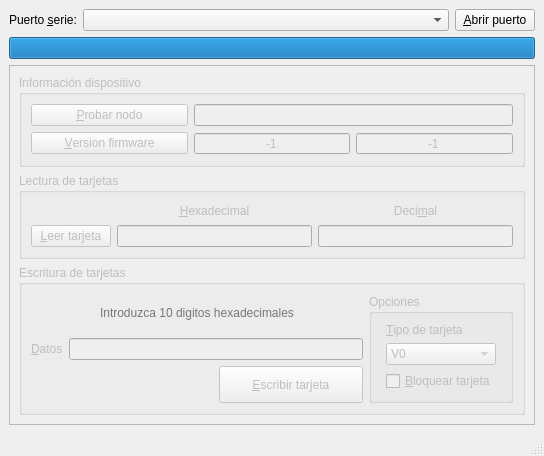
<ui version="4.0" >
 <class>MainWindow</class>
 <widget class="QMainWindow" name="MainWindow" >
  <property name="geometry" >
   <rect>
    <x>0</x>
    <y>0</y>
    <width>544</width>
    <height>456</height>
   </rect>
  </property>
  <property name="windowTitle" >
   <string>MainWindow</string>
  </property>
  <widget class="QWidget" name="centralwidget" >
   <layout class="QGridLayout" >
    <item row="0" column="0" >
     <widget class="QLabel" name="label" >
      <property name="sizePolicy" >
       <sizepolicy vsizetype="Preferred" hsizetype="Minimum" >
        <horstretch>0</horstretch>
        <verstretch>0</verstretch>
       </sizepolicy>
      </property>
      <property name="text" >
       <string>Puerto &amp;serie:</string>
      </property>
      <property name="buddy" >
       <cstring>puerto</cstring>
      </property>
     </widget>
    </item>
    <item row="0" column="1" >
     <widget class="QComboBox" name="puerto" >
      <property name="sizePolicy" >
       <sizepolicy vsizetype="Fixed" hsizetype="Expanding" >
        <horstretch>0</horstretch>
        <verstretch>0</verstretch>
       </sizepolicy>
      </property>
     </widget>
    </item>
    <item row="0" column="2" >
     <widget class="QPushButton" name="botonAbrirPuerto" >
      <property name="text" >
       <string>&amp;Abrir puerto</string>
      </property>
     </widget>
    </item>
    <item row="1" column="0" colspan="3" >
     <widget class="QProgressBar" name="feedbackBar" >
      <property name="layoutDirection" >
       <enum>Qt::LeftToRight</enum>
      </property>
      <property name="autoFillBackground" >
       <bool>true</bool>
      </property>
      <property name="maximum" >
       <number>1</number>
      </property>
      <property name="value" >
       <number>1</number>
      </property>
      <property name="alignment" >
       <set>Qt::AlignLeading|Qt::AlignLeft|Qt::AlignVCenter</set>
      </property>
      <property name="orientation" >
       <enum>Qt::Horizontal</enum>
      </property>
      <property name="format" >
       <string/>
      </property>
     </widget>
    </item>
    <item row="2" column="0" colspan="3" >
     <widget class="QFrame" name="framePadre" >
      <property name="enabled" >
       <bool>false</bool>
      </property>
      <property name="frameShape" >
       <enum>QFrame::StyledPanel</enum>
      </property>
      <property name="frameShadow" >
       <enum>QFrame::Raised</enum>
      </property>
      <layout class="QGridLayout" >
       <item row="0" column="0" >
        <widget class="QGroupBox" name="groupBox" >
         <property name="title" >
          <string>Información dispositivo</string>
         </property>
         <layout class="QGridLayout" >
          <item row="0" column="0" >
           <widget class="QPushButton" name="botonTestNodo" >
            <property name="text" >
             <string>&amp;Probar nodo</string>
            </property>
           </widget>
          </item>
          <item row="0" column="1" colspan="2" >
           <widget class="QLineEdit" name="resultadoTest" >
            <property name="alignment" >
             <set>Qt::AlignCenter</set>
            </property>
           </widget>
          </item>
          <item row="1" column="0" >
           <widget class="QPushButton" name="botonVersion" >
            <property name="text" >
             <string>&amp;Version firmware</string>
            </property>
           </widget>
          </item>
          <item row="1" column="1" >
           <widget class="QSpinBox" name="version0" >
            <property name="alignment" >
             <set>Qt::AlignCenter</set>
            </property>
            <property name="readOnly" >
             <bool>true</bool>
            </property>
            <property name="buttonSymbols" >
             <enum>QAbstractSpinBox::NoButtons</enum>
            </property>
            <property name="minimum" >
             <number>-1</number>
            </property>
            <property name="maximum" >
             <number>9999999</number>
            </property>
            <property name="value" >
             <number>-1</number>
            </property>
           </widget>
          </item>
          <item row="1" column="2" >
           <widget class="QSpinBox" name="version1" >
            <property name="alignment" >
             <set>Qt::AlignCenter</set>
            </property>
            <property name="readOnly" >
             <bool>true</bool>
            </property>
            <property name="buttonSymbols" >
             <enum>QAbstractSpinBox::NoButtons</enum>
            </property>
            <property name="minimum" >
             <number>-1</number>
            </property>
            <property name="maximum" >
             <number>9999999</number>
            </property>
            <property name="value" >
             <number>-1</number>
            </property>
           </widget>
          </item>
         </layout>
        </widget>
       </item>
       <item row="1" column="0" >
        <widget class="QGroupBox" name="groupBox_2" >
         <property name="title" >
          <string>Lectura de tarjetas</string>
         </property>
         <layout class="QGridLayout" >
          <item row="0" column="1" >
           <widget class="QLabel" name="label_3" >
            <property name="text" >
             <string>&amp;Hexadecimal</string>
            </property>
            <property name="alignment" >
             <set>Qt::AlignCenter</set>
            </property>
            <property name="buddy" >
             <cstring>leidoHex</cstring>
            </property>
           </widget>
          </item>
          <item row="0" column="2" >
           <widget class="QLabel" name="label_4" >
            <property name="text" >
             <string>Deci&amp;mal</string>
            </property>
            <property name="alignment" >
             <set>Qt::AlignCenter</set>
            </property>
            <property name="buddy" >
             <cstring>leidoDec</cstring>
            </property>
           </widget>
          </item>
          <item row="1" column="0" >
           <widget class="QPushButton" name="botonLeerTarjeta" >
            <property name="sizePolicy" >
             <sizepolicy vsizetype="Minimum" hsizetype="Fixed" >
              <horstretch>0</horstretch>
              <verstretch>0</verstretch>
             </sizepolicy>
            </property>
            <property name="text" >
             <string>&amp;Leer tarjeta</string>
            </property>
           </widget>
          </item>
          <item row="1" column="1" >
           <widget class="QLineEdit" name="leidoHex" >
            <property name="text" >
             <string/>
            </property>
            <property name="readOnly" >
             <bool>true</bool>
            </property>
           </widget>
          </item>
          <item row="1" column="2" >
           <widget class="QLineEdit" name="leidoDec" >
            <property name="readOnly" >
             <bool>true</bool>
            </property>
           </widget>
          </item>
         </layout>
        </widget>
       </item>
       <item row="2" column="0" >
        <widget class="QGroupBox" name="groupBox_3" >
         <property name="title" >
          <string>Escritura de tarjetas</string>
         </property>
         <layout class="QGridLayout" >
          <item row="0" column="0" colspan="3" >
           <widget class="QLabel" name="wrongData2Write" >
            <property name="minimumSize" >
             <size>
              <width>238</width>
              <height>0</height>
             </size>
            </property>
            <property name="palette" >
             <palette>
              <active>
               <colorrole role="WindowText" >
                <brush brushstyle="SolidPattern" >
                 <color alpha="255" >
                  <red>233</red>
                  <green>0</green>
                  <blue>0</blue>
                 </color>
                </brush>
               </colorrole>
              </active>
              <inactive>
               <colorrole role="WindowText" >
                <brush brushstyle="SolidPattern" >
                 <color alpha="255" >
                  <red>233</red>
                  <green>0</green>
                  <blue>0</blue>
                 </color>
                </brush>
               </colorrole>
              </inactive>
              <disabled>
               <colorrole role="WindowText" >
                <brush brushstyle="SolidPattern" >
                 <color alpha="255" >
                  <red>119</red>
                  <green>119</green>
                  <blue>121</blue>
                 </color>
                </brush>
               </colorrole>
              </disabled>
             </palette>
            </property>
            <property name="text" >
             <string>Introduzca 10 digitos hexadecimales</string>
            </property>
            <property name="alignment" >
             <set>Qt::AlignCenter</set>
            </property>
           </widget>
          </item>
          <item rowspan="3" row="0" column="3" >
           <widget class="QGroupBox" name="groupBox_4" >
            <property name="title" >
             <string>Opciones</string>
            </property>
            <layout class="QGridLayout" >
             <item row="0" column="0" >
              <widget class="QLabel" name="label_2" >
               <property name="text" >
                <string>&amp;Tipo de tarjeta</string>
               </property>
               <property name="buddy" >
                <cstring>tipoDeTarjeta</cstring>
               </property>
              </widget>
             </item>
             <item row="1" column="0" >
              <widget class="QComboBox" name="tipoDeTarjeta" >
               <item>
                <property name="text" >
                 <string>V0</string>
                </property>
               </item>
               <item>
                <property name="text" >
                 <string>V1</string>
                </property>
               </item>
              </widget>
             </item>
             <item row="2" column="0" >
              <widget class="QCheckBox" name="bloquearTarjeta" >
               <property name="sizePolicy" >
                <sizepolicy vsizetype="Fixed" hsizetype="Fixed" >
                 <horstretch>0</horstretch>
                 <verstretch>0</verstretch>
                </sizepolicy>
               </property>
               <property name="text" >
                <string>&amp;Bloquear tarjeta</string>
               </property>
              </widget>
             </item>
            </layout>
           </widget>
          </item>
          <item row="1" column="0" >
           <widget class="QLabel" name="label_5" >
            <property name="sizePolicy" >
             <sizepolicy vsizetype="Preferred" hsizetype="Fixed" >
              <horstretch>0</horstretch>
              <verstretch>0</verstretch>
             </sizepolicy>
            </property>
            <property name="text" >
             <string>&amp;Datos</string>
            </property>
            <property name="buddy" >
             <cstring>paraEscribir</cstring>
            </property>
           </widget>
          </item>
          <item row="1" column="1" colspan="2" >
           <widget class="QLineEdit" name="paraEscribir" >
            <property name="maxLength" >
             <number>10</number>
            </property>
           </widget>
          </item>
          <item row="2" column="0" colspan="2" >
           <spacer>
            <property name="orientation" >
             <enum>Qt::Horizontal</enum>
            </property>
            <property name="sizeHint" >
             <size>
              <width>40</width>
              <height>20</height>
             </size>
            </property>
           </spacer>
          </item>
          <item row="2" column="2" >
           <widget class="QPushButton" name="botonEscribirTarjeta" >
            <property name="enabled" >
             <bool>false</bool>
            </property>
            <property name="sizePolicy" >
             <sizepolicy vsizetype="Minimum" hsizetype="Minimum" >
              <horstretch>0</horstretch>
              <verstretch>0</verstretch>
             </sizepolicy>
            </property>
            <property name="text" >
             <string>&amp;Escribir tarjeta</string>
            </property>
           </widget>
          </item>
         </layout>
        </widget>
       </item>
      </layout>
     </widget>
    </item>
   </layout>
  </widget>
  <widget class="QMenuBar" name="menubar" >
   <property name="geometry" >
    <rect>
     <x>0</x>
     <y>0</y>
     <width>544</width>
     <height>21</height>
    </rect>
   </property>
  </widget>
  <widget class="QStatusBar" name="statusbar" />
 </widget>
 <tabstops>
  <tabstop>puerto</tabstop>
  <tabstop>botonAbrirPuerto</tabstop>
  <tabstop>botonTestNodo</tabstop>
  <tabstop>botonVersion</tabstop>
  <tabstop>version0</tabstop>
  <tabstop>version1</tabstop>
  <tabstop>tipoDeTarjeta</tabstop>
  <tabstop>botonLeerTarjeta</tabstop>
  <tabstop>leidoHex</tabstop>
  <tabstop>leidoDec</tabstop>
  <tabstop>paraEscribir</tabstop>
  <tabstop>bloquearTarjeta</tabstop>
  <tabstop>botonEscribirTarjeta</tabstop>
 </tabstops>
 <resources/>
 <connections/>
</ui>
